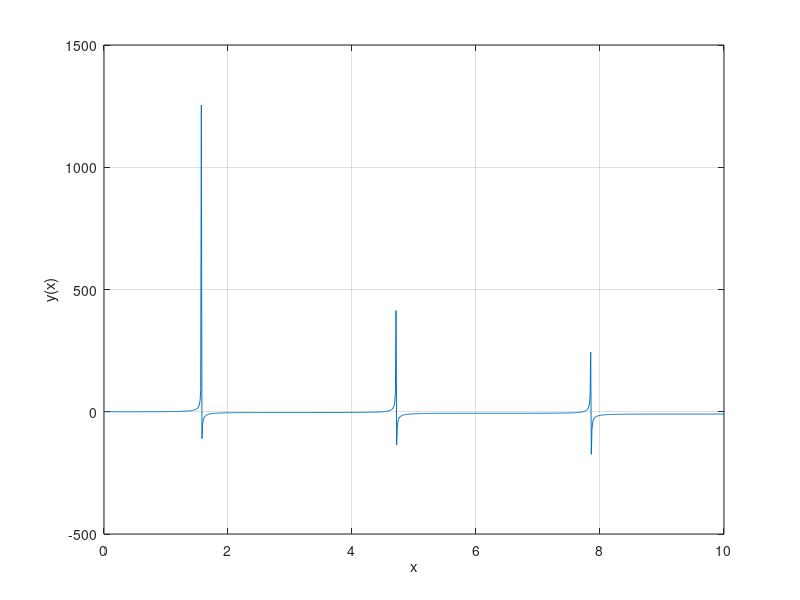

Recreate this plot in MATLAB. (Note: this script raises an error after producing the figure.)

%% Header

% EGR 101 Recitation Week 9
% Greg Loughnane

%% Initialize the m-file

clear all % clears all variables MATLAB has stored
close all % closes all figures or GUI's MATLAB might have open
clc % clears the command window
format compact

%% What do we need for this week's homework?

%%%% You will need to type these into MATLAB to do this homework
    %%% help roots
    %%% help fzero
    %%% help fminbnd
    

%% ********** Polynomial Root Function - roots ***********
disp('********** Polynomial Root Function - roots ***********') 
% Use the roots function to find the roots of a polynomial. Note that the
% polynomial must be in vector form, such that the coefficients of the
% polynomial correspond to the vector elements

disp('Example 1: f1(x) = x^2 - 7*x + 10 = 0')
f1 = [1 -7 10];
roots(f1)

disp('Example 2: f2(x) = x^3 + 10*x^2 - 13*x - 22 = 0')
f2 = [1 10 -13 -22];
roots(f2)

disp('Example 3: f3(x) = x^2 - 4 = 0')
f3 = [1 0 -4];
roots(f3)

%% ********** Non-Linear Equation Root Function - fzero ***********
disp('********** Non-Linear Equation Root Function - fzero ***********') 
% Finding the roots of a nonlinear equation numerically is typically an
% iterative process where we guess and check. As such, we usually find that
% it is a good idea to plot the function so we can graphically look and see
% where the function crosses y(x) = 0. Then we can either use the graphical
% tools in MATLAB to approximately identify the point, and then tell MATLAB 
% search around the approximate point for the "exact" numerical answer

disp('Example 1: tan(x) = x')
% OR ----->y(x) = tan(x) - x
x = [0:0.01:10];
y = tan(x) - x;
figure(1)
plot(x,y)
grid on
ylabel('y(x)')
xlabel('x')

% From the plot we can see that there are 3 roots between 0 and 10.
% We can use MATLAB's data cursor, or use the fzero function now. The form
% of fzero is ('function', guess of the zero point). From the plot,

first_zero  = fzero('tan(x) - x',1.5)
second_zero = fzero('tan(x) - x',4.75)
third_zero = fzero('tan(x) - x',8)

% Alternatively...and you will need to use this type of formulation for
% problem 9-6 on p. 313

F = @(x) tan(x) - x;
first_zero  = fzero(F,1.5)
second_zero = fzero(F,4.75)
third_zero = fzero(F,8)

disp('Example 2: x.*exp(-1/3.*x) = 1')
% OR ----->y(x) = x.*exp(-1/3.*x)-1
x = [-2:0.01:10];
y = x.*exp(-1/3*x) - 1;
figure(2)
plot(x,y)
grid on
ylabel('y(x)')
xlabel('x')

% From the plot we can see that there is a root between 1 & 2, and 4 & 5.
% We can use MATLAB's data cursor, or use the fzero function now. The form
% of fzero is ('function', guess of the zero point). From the plot,

first_zero  = fzero('x.*exp(-1/3*x)-1',1.75)
second_zero = fzero('x.*exp(-1/3*x)-1',4.5)

%% ********** Minimum or Maximum of a Function - fminbnd ***********
disp('********** Minimum or Maximum of a Function - fminbnd ***********')   
% fminbnd can be used to find the minimum of a function within
% some domain.

% The input form of fminbnd is ('function', lower bound, upper bound)
% The corresponding output is the location of the function minimum, NOT THE
% FUNCTION MINIMUM ITSELF, and NOT THE ZEROS OF THE FUNCTION

location_of_min = fminbnd('x.*exp(-1/3*x)-1',-2,5)
function_min = location_of_min.*exp(-1/3*location_of_min) - 1

% To formulate the problem for determining a maximum rather
% than a minimum, MATLAB does not have an fmaxbnd function. Instead, you
% have to multiply your function by -1, then find the minimum.

location_of_max = fminbnd('-1*x.*exp(-1/3*x)-1',-2,5)
function_max = location_of_max.*exp(-1/3*location_of_max) - 1

% If you can see where the first zero, second zero, function_min, and
% function_max are on the plot, you're in good shape.
